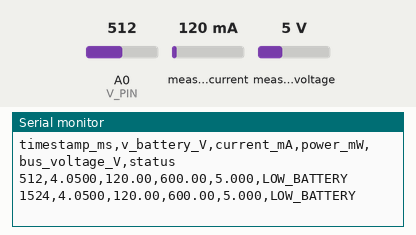
A sketch run on a simulated Arduino Uno, built with avr-gcc and run on an emulated ATmega328P. On the bench: the last lines printed to the serial monitor. The inputs (shaded band) are chosen by the test bench; at power-on: A0 (V_PIN) = 512, measured current 120 mA, measured voltage 5 V.

Above: at 1.7 s.
1.8 s: A0 (V_PIN) set to 641
At 3.1 s:
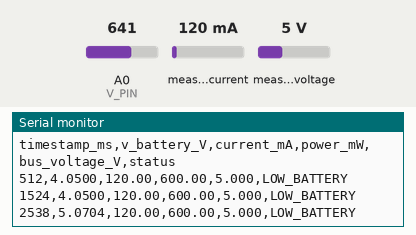
3.3 s: A0 (V_PIN) set to 676
At 4.4 s:
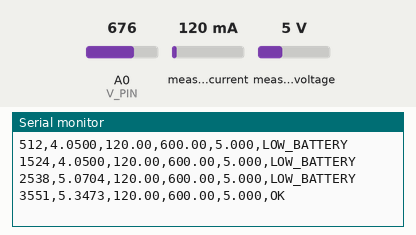
6.0 s: A0 (V_PIN) set to 913
At 7.2 s:
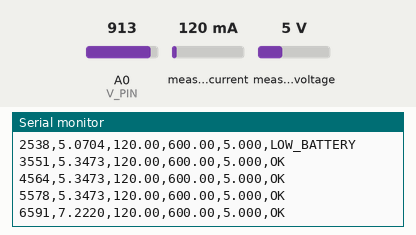
7.5 s: A0 (V_PIN) set to 940
At 8.4 s:
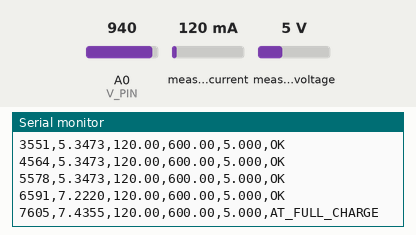

Measured:
- the behaviour switches between 657 and 658 on A0 (V_PIN) (found by bisection; images 1 and 2)
- the behaviour switches between 922 and 923 on A0 (V_PIN) (found by bisection; images 3 and 4)
- after the input at 1.8 s, the serial monitor: prints a new line after 0.74 s (image 1)
- after the input at 3.3 s, the serial monitor: prints a new line after 0.25 s (image 2)
- after the input at 6.0 s, the serial monitor: prints a new line after 0.59 s (image 3)
- after the input at 7.5 s, the serial monitor: prints a new line after 0.11 s (image 4)

The sketch:

Voltage_and_Circuit_Sensor.ino
```cpp
// current_sensing_calibrated.ino
// Step 4 Phase 2: INA219 + voltage divider combined, CSV output
// CSV format: timestamp_ms, v_battery_V, current_mA, power_mW, bus_voltage_V

#include <Wire.h>
#include <Adafruit_INA219.h>

// ── Voltage sensing (from Step 3) ───────────────────────────────
const int   V_PIN       = A0;      // PF0, analogue pin
const int   NUM_SAMPLES = 16;
float SLOPE     = 1.620;            // Update with your calibrated value
float INTERCEPT = 0.000;

// ── Current sensing ─────────────────────────────────────────────
Adafruit_INA219 ina219;             // Address 0x40

// ── Safety thresholds ───────────────────────────────────────────
const float OVERCURRENT_mA  = 2000.0;   // 2A — firmware warning only in Step 4
const float CC_CV_THRESHOLD = 7.30;     // V — used from Step 11 onward

float readBatteryVoltage() {
  long sum = 0;
  for (int i = 0; i < NUM_SAMPLES; i++) {
    sum += analogRead(V_PIN);
    delayMicroseconds(200);
  }
  float v_adc = ((float)sum / NUM_SAMPLES / 1024.0) * 5.0;
  return (v_adc * SLOPE) + INTERCEPT;
}

void setup() {
  Serial.begin(115200);
  delay(500);
  if (!ina219.begin()) {
    Serial.println("FAILED: INA219 not found at 0x40");
    while (1) { delay(10); }
  }
  // Print CSV header — matches sensor_data.csv format
  Serial.println("timestamp_ms,v_battery_V,current_mA,power_mW,bus_voltage_V,status");
}

void loop() {
  float v_bat      = readBatteryVoltage();
  float current_mA = ina219.getCurrent_mA();
  float power_mW   = ina219.getPower_mW();
  float bus_V      = ina219.getBusVoltage_V();

  String status = "OK";
  if (current_mA > OVERCURRENT_mA) status = "OVERCURRENT";
  if (v_bat >= CC_CV_THRESHOLD)    status = "AT_FULL_CHARGE";
  if (v_bat < 5.20)                status = "LOW_BATTERY";

  Serial.print(millis());      Serial.print(",");
  Serial.print(v_bat, 4);      Serial.print(",");
  Serial.print(current_mA, 2); Serial.print(",");
  Serial.print(power_mW, 2);   Serial.print(",");
  Serial.print(bus_V, 3);      Serial.print(",");
  Serial.println(status);

  delay(1000);
}
```
